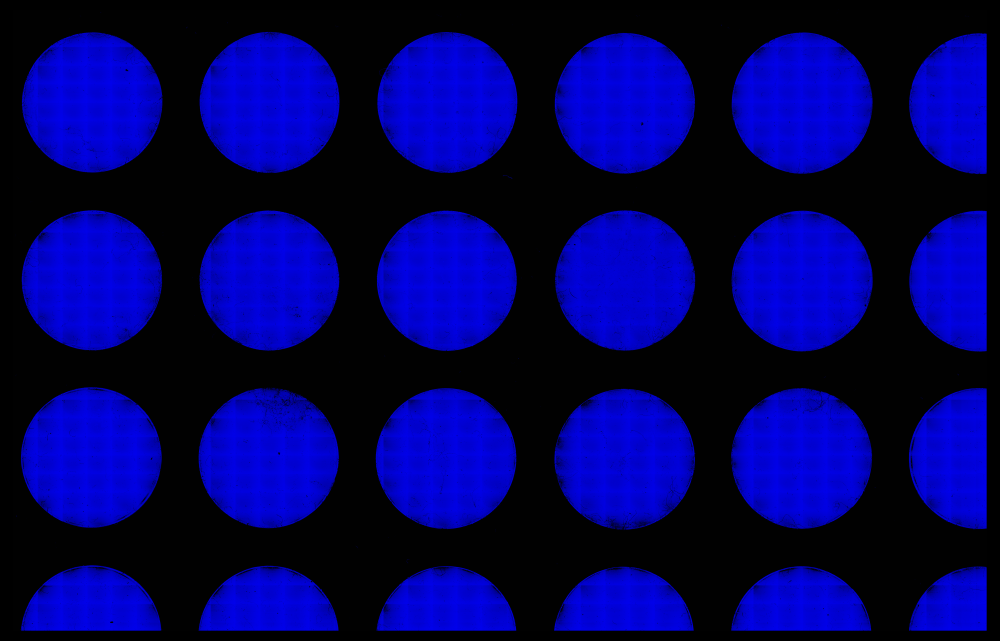
#> input picture config/hardware/mosaics/24.png, 3000 x 1922 px, found by its file name (shown at 1/3 size)
$ python well_finder_viz.py   (older library calls are emulated)
#> lines starting #> are read from the running program, lines starting #| are printed output that depends on the picture; after the words box and inside, x2 and y2 are one past the last pixel; in counts of white or black regions, pixels touching at a corner belong together
#> in annotate, img is the input picture: shape (1922, 3000, 3); mean B, G, R 95.8, 0.9, 0.9
### SupportClasses/VisionDetector.py
"""
VisionDetector.py — Vision-based detection algorithms for MEBP v7.3.0.

Backend detection algorithms with ZERO GUI dependencies.

Classes:
    DetectionResult: Detected circle (well or needle) with position and confidence
    FocusResult: Focus quality metric for needle focus assist
    WellDetector: Detect circular well edges via HoughCircles + fallback
    NeedleDetector: Detect needle tip as dark circle, compute focus quality

All methods accept BGR numpy arrays (OpenCV convention) and return
dataclass results. Thread-safe — no mutable shared state.
"""

from __future__ import annotations

import logging
import math
from dataclasses import dataclass, field
from typing import Optional

import cv2
import numpy as np

logger = logging.getLogger(__name__)


# ---------------------------------------------------------------------------
# Result Dataclasses
# ---------------------------------------------------------------------------

@dataclass
class DetectionResult:
    """
    Result of a circle detection (well or needle).

    Pixel coordinates are relative to the input frame origin (top-left).
    Micron values are only populated if a CameraConfig is provided to
    the conversion helper.
    """
    center_px: tuple[float, float]      # (cx, cy) in pixels
    radius_px: float                     # Detected radius in pixels
    confidence: float                    # 0.0–1.0
    center_um: tuple[float, float] = (0.0, 0.0)  # Converted to µm (if calibrated)
    radius_um: float = 0.0              # Converted to µm
    method: str = ""                    # "hough", "contour", "adaptive_thresh"

    @property
    def diameter_px(self) -> float:
        return self.radius_px * 2

    @property
    def diameter_um(self) -> float:
        return self.radius_um * 2


@dataclass
class FocusResult:
    """
    Focus quality measurement for needle focus assist.

    The score increases as the image becomes sharper (needle more in focus).
    normalized_score is relative to the session maximum observed so far.
    """
    score: float                        # Raw focus metric (higher = sharper)
    normalized_score: float = 0.0       # 0.0–1.0 relative to session best
    is_in_focus: bool = False           # Above threshold
    roi_center_px: tuple[float, float] = (0.0, 0.0)  # Region analyzed
    laplacian_var: float = 0.0          # Laplacian variance component
    tenengrad: float = 0.0              # Tenengrad gradient component


# ---------------------------------------------------------------------------
# Coordinate Conversion Helpers
# ---------------------------------------------------------------------------

# [107 lines left out: functions pixel_offset_to_stage_um, _score_circles, _compute_confidence, _area_match, not called in this run]


# ---------------------------------------------------------------------------
# WellDetector
# ---------------------------------------------------------------------------

class WellDetector:
    """
    Detect circular well edges in microscope camera frames.

    The well appears as a bright circle (well bottom) surrounded by a
    darker ring (well wall shadow). At lower magnifications the entire
    well may be visible; at higher magnifications only a partial arc
    may be in the FOV.

    All methods are stateless and thread-safe.
    """

    # [130 lines left out: functions detect_well, detect_wells, not called in this run]

    @staticmethod
    def _fit_circle_taubin(xs, ys):
        """Algebraic (Taubin) circle fit → (cx, cy, r) or None. Robust on a
        PARTIAL arc, so a well clipped at the image edge recovers its true
        centre when border points are excluded."""
        x = np.asarray(xs, dtype=float)
        y = np.asarray(ys, dtype=float)
        if len(x) < 5:
            return None
        xm, ym = x.mean(), y.mean()
        u, v = x - xm, y - ym
        Suu = float((u * u).sum()); Svv = float((v * v).sum())
        Suv = float((u * v).sum())
        Suuu = float((u * u * u).sum()); Svvv = float((v * v * v).sum())
        Suvv = float((u * v * v).sum()); Svuu = float((v * u * u).sum())
        A = np.array([[Suu, Suv], [Suv, Svv]])
        b = 0.5 * np.array([Suuu + Suvv, Svvv + Svuu])
        try:
            uc, vc = np.linalg.solve(A, b)
        except np.linalg.LinAlgError:
            return None
        cx, cy = uc + xm, vc + ym
        r = float(np.sqrt(uc * uc + vc * vc + (Suu + Svv) / len(x)))
        return float(cx), float(cy), r

    @staticmethod
    def _fit_circle_robust(pts):
        """Circle fit that RESPECTS THE WELL EDGE even when the well is partial
        (cut by a straight chord — clipped at the mosaic margin or image border).

        A clipped disc's contour = the true arc + a straight chord across the
        missing part. Taubin over ALL points is pulled inward by the chord
        (undersizes + shifts the centre). Instead: seed with the min-enclosing
        circle (defined by the ARC's extreme points, so the chord is interior and
        ignored), then refine with Taubin on inliers only (drops the chord). The
        result hugs the visible arc and may extend off-image, which is correct.

        Returns ``(cx, cy, r, inlier_fraction)`` or None.
        """
        p = np.asarray(pts, dtype=float)
        if len(p) < 5:
            return None
        try:
            (sx, sy), sr = cv2.minEnclosingCircle(p.astype(np.float32))
        except Exception:
            return None
        cx, cy, r = float(sx), float(sy), float(sr)
        for _ in range(4):
            d = np.hypot(p[:, 0] - cx, p[:, 1] - cy)
            thr = max(2.0, 0.10 * r)
            inl = p[np.abs(d - r) < thr]
            if len(inl) < 12:
                break
            fit = WellDetector._fit_circle_taubin(inl[:, 0], inl[:, 1])
            if fit is None:
                break
            cx, cy, r = fit
        d = np.hypot(p[:, 0] - cx, p[:, 1] - cy)
        frac = float((np.abs(d - r) < max(2.0, 0.10 * r)).mean())
        return cx, cy, r, frac

    @staticmethod
    def detect_filled_wells(
        frame: np.ndarray,
        min_area_frac: float = 0.12,
        circularity_min: float = 0.55,
        max_wells: int = 4096,
    ) -> list[DetectionResult]:
        """Detect FILLED-disc wells on a stitched mosaic — the robust path for
        high-contrast filled circles (where HoughCircles is finicky/misses).

        Colour- and illumination-agnostic: brightness = max over BGR channels
        (wells are bright vs the dark gaps regardless of stain colour) → Otsu →
        morphology → connected components → keep large, roughly-round blobs → fit
        a circle to each blob's contour with image-BORDER points dropped, so a
        well clipped at the mosaic edge still recovers its true centre.

        ``min_area_frac`` keeps blobs ≥ this fraction of the largest blob's area
        (rejects specks + mid-size smudges). ``confidence`` = blob circularity.
        Returns DetectionResult list (``method="filled_blob"``).
        """
#> called with min_area_frac = 0.12, circularity_min = 0.55, max_wells = 4096
        if frame is None or frame.size == 0:
            return []
        bright = frame.max(axis=2) if frame.ndim == 3 else frame
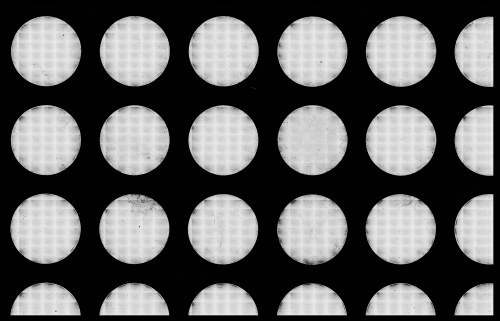
#> bright: shape (1922, 3000) (shown at 1/6 size); min 0, max 237, mean 95.8
        bright = cv2.GaussianBlur(bright, (5, 5), 0)
        _, mask = cv2.threshold(bright, 0, 255,
                               cv2.THRESH_BINARY + cv2.THRESH_OTSU)
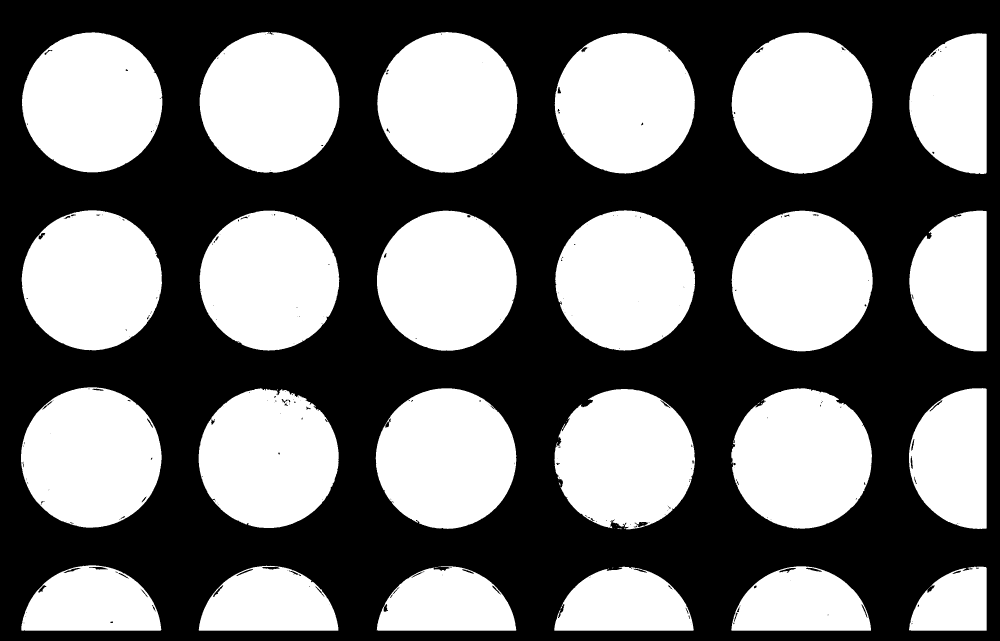
#> mask: shape (1922, 3000) (shown at 1/3 size); 45.9% white; 41 white regions (15 under 20 px), largest, box (x1, y1, x2, y2) and area: (2195, 98, 2618, 521) 139139, (2195, 632, 2618, 1054) 138951, (1127, 1165, 1549, 1587) 138618
        k = cv2.getStructuringElement(cv2.MORPH_ELLIPSE, (7, 7))
        mask = cv2.morphologyEx(mask, cv2.MORPH_OPEN, k)
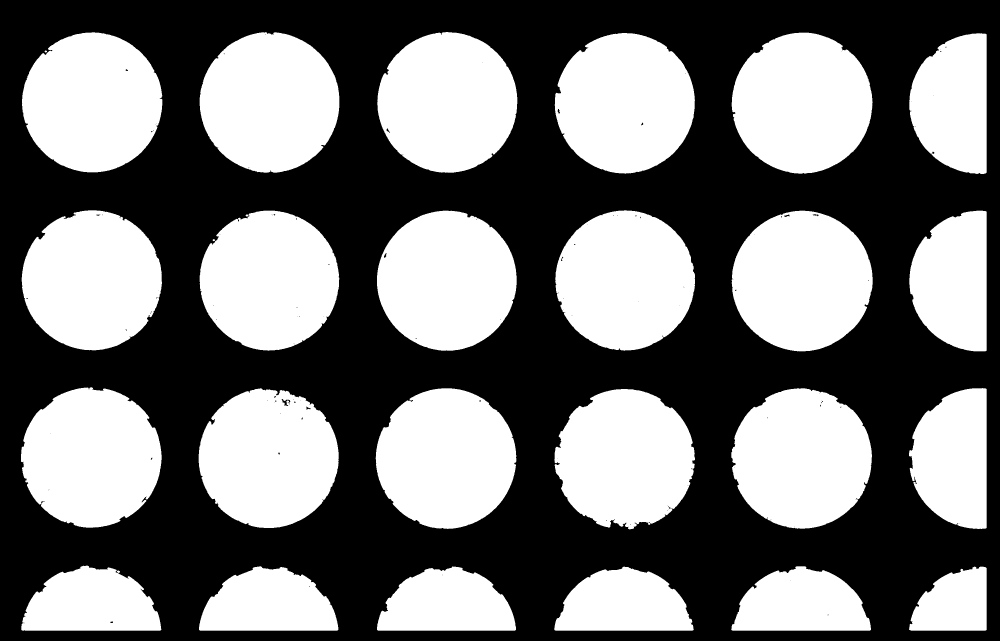
#> mask: shape (1922, 3000) (shown at 1/3 size); 45.7% white; 28 white regions, largest, box (x1, y1, x2, y2) and area: (2195, 98, 2618, 521) 138918, (2195, 632, 2618, 1054) 138897, (1127, 1165, 1549, 1587) 138313
        mask = cv2.morphologyEx(mask, cv2.MORPH_CLOSE, k)
#> mask: shape (1922, 3000); 45.8% white; 24 white regions, largest, box (x1, y1, x2, y2) and area: (2195, 632, 2618, 1054) 139080, (2195, 98, 2618, 521) 138969, (1127, 1165, 1549, 1587) 138394

        n, lbl, stats, _ = cv2.connectedComponentsWithStats(mask, 8)
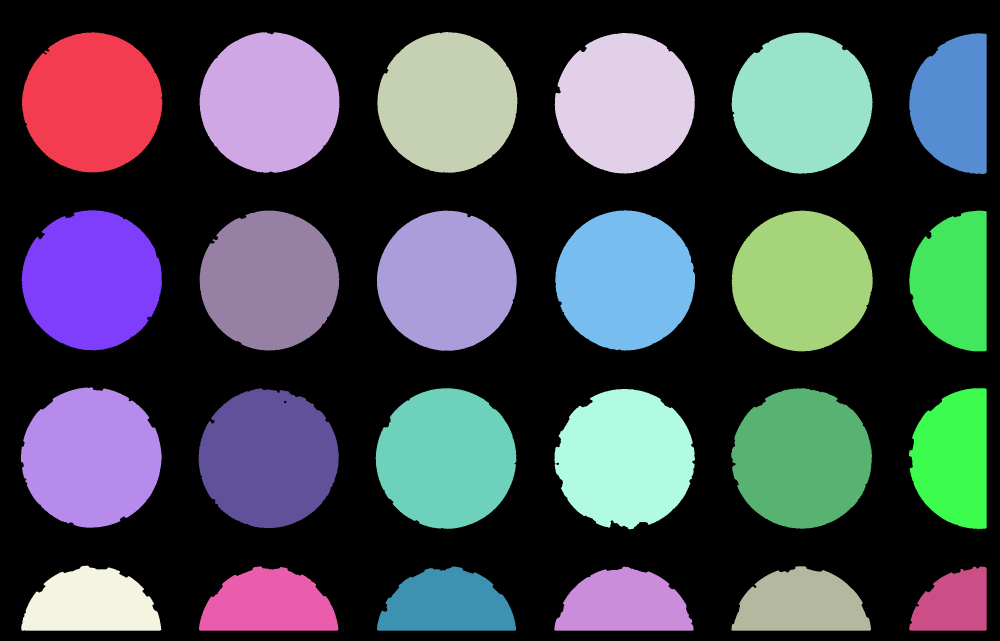
#> lbl: shape (1922, 3000) int32 (shown at 1/3 size); 25 distinct labels, from 0 to 24; one colour per label, 0 black
#> n = 25; stats = 25 rows, first 6: [0, 0, 3000, 1922, 3127235], [66, 97, 421, 420, 137972], [599, 96, 419, 422, 138369], [1132, 96, 420, 422, 138251], [1664, 99, 421, 422, 137825], [2195, 98, 423, 423, 138969]
        if n <= 1:
            return []
        H, W = mask.shape
        areas = stats[1:, cv2.CC_STAT_AREA]
#> areas = 24 values, max 139080 at index 10, min 34529 at index 23, mean 109948.5
        area_min = max(50.0, float(areas.max()) * float(min_area_frac))
#> area_min = 16689.6

        out: list[DetectionResult] = []
        for i in range(1, n):
            area = float(stats[i, cv2.CC_STAT_AREA])
            if area < area_min:
                continue
            comp = (lbl == i).astype(np.uint8)
            cnts, _ = cv2.findContours(comp, cv2.RETR_EXTERNAL,
                                       cv2.CHAIN_APPROX_NONE)
            if not cnts:
                continue
            cnt = max(cnts, key=cv2.contourArea)
            pts = cnt.reshape(-1, 2)
            # Chord-robust circle fit (handles wells clipped by a straight edge,
            # at the image border OR an interior mosaic margin) — see
            # _fit_circle_robust. ``frac`` = fraction of the contour explained by
            # the fitted circle (high for full AND clipped wells; low for junk).
            rfit = WellDetector._fit_circle_robust(pts)
            if rfit is None:
                (cx, cy), r = cv2.minEnclosingCircle(cnt)
                cx, cy, r, frac = float(cx), float(cy), float(r), 1.0
            else:
                cx, cy, r, frac = rfit
            # The arc must be well explained by a circle (rejects merged/odd
            # blobs while still accepting partial wells, whose arc still fits).
            if frac < circularity_min:
                continue
            out.append(DetectionResult(
                center_px=(cx, cy), radius_px=r,
                confidence=float(max(0.0, min(1.0, frac))),
                method="filled_blob"))
            if len(out) >= max_wells:
                break
#> this loop made 24 passes
#> (area, sx in _fit_circle_robust, sy in _fit_circle_robust, sr in _fit_circle_robust) on passes 1 to 8: (137972, 276.3, 306.1, 210.6), (138369, 807.6, 307.3, 211.6), (138251, 1342.5, 306.9, 210.9), (137825, 1874.5, 309.4, 210.6), (138969, 2405.5, 308.7, 211.7), (78120, 2937, 310.7, 210.8), (137508, 275.5, 840.1, 210.7), (137288, 1875.3, 841.1, 210.1)
#> pass 1, in detect_filled_wells, `comp = (lbl == i).astype(np.uint8)`:
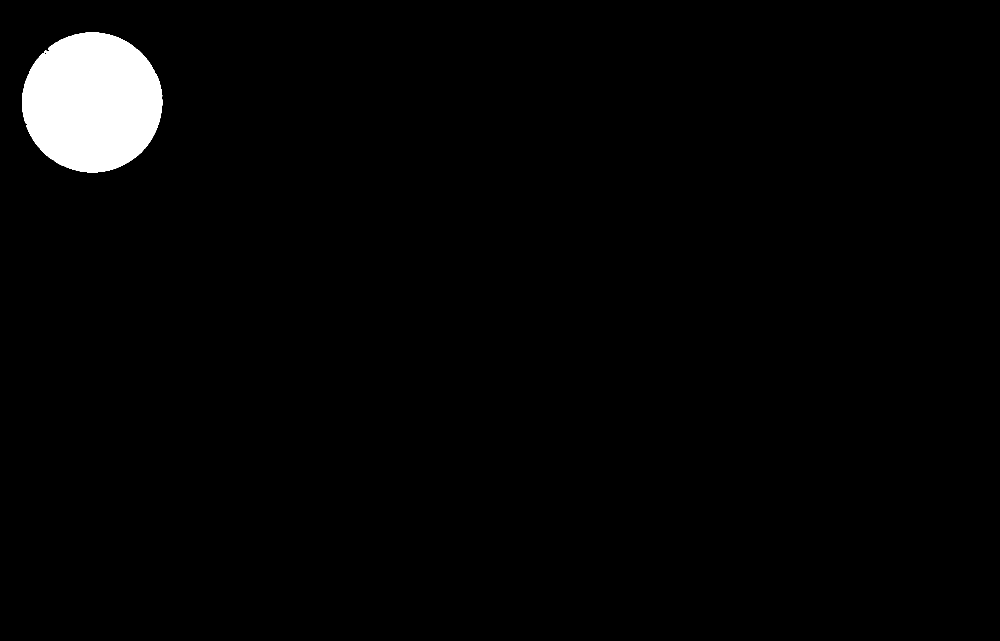
#> comp: shape (1922, 3000) (shown at 1/3 size); values 0 (black) and 1 (white), 2.4% white; 1 white region, box (x1, y1, x2, y2) and area: (66, 97, 487, 517) 137972
#> pass 2, in detect_filled_wells, `comp = (lbl == i).astype(np.uint8)`:
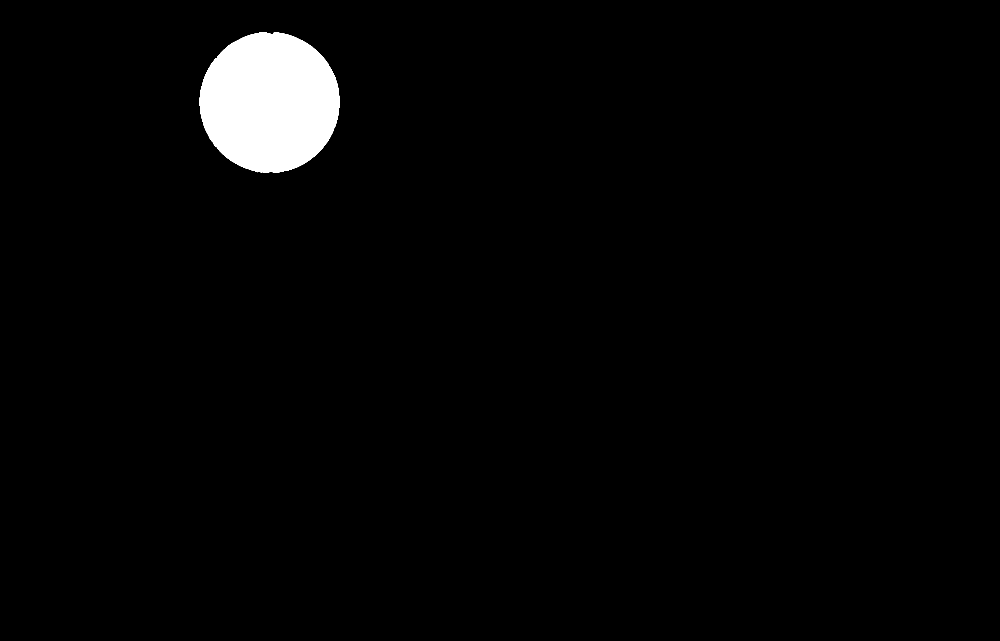
#> comp: shape (1922, 3000) (shown at 1/3 size); values 0 (black) and 1 (white), 2.4% white; 1 white region, box (x1, y1, x2, y2) and area: (599, 96, 1018, 518) 138369
#> (the rest of the program and of its run is left out)
